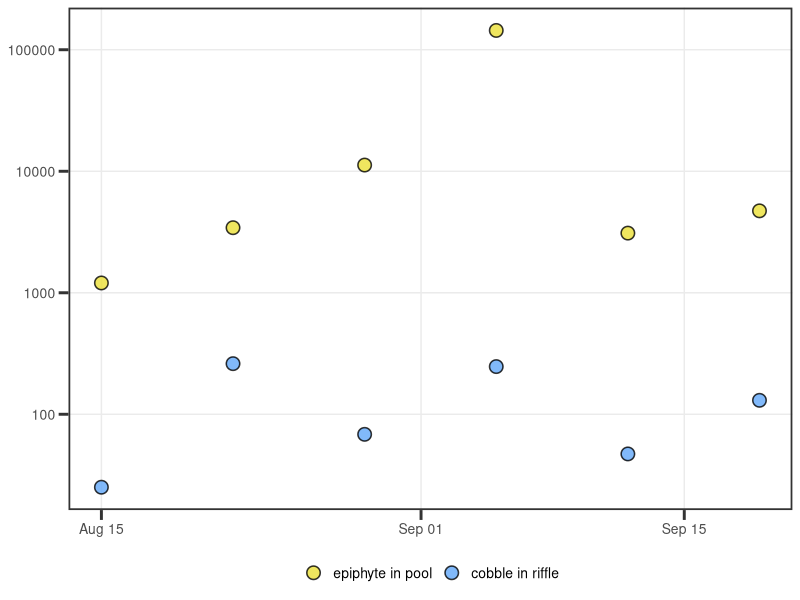
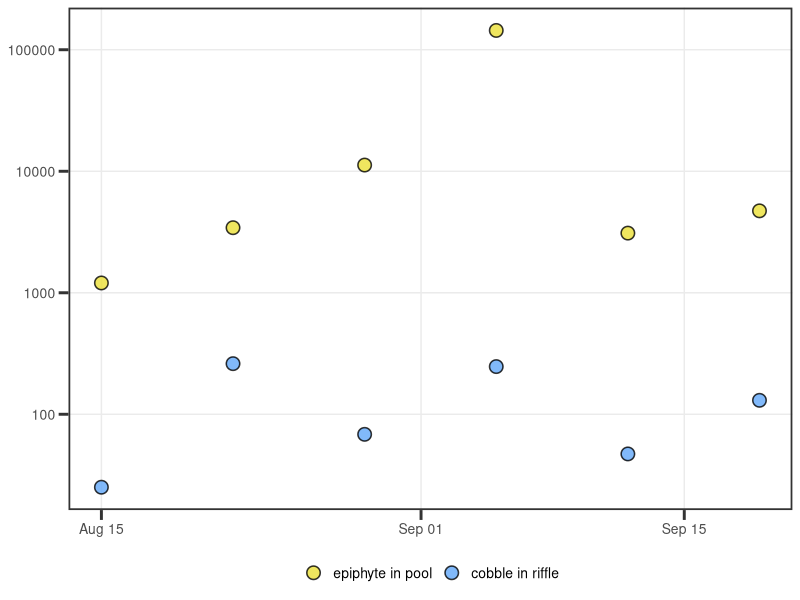

Write the R code that produced these figures, in order.
#### Supplemental figure comparing individual M. mats from riffle versus pool
### Jordan Zabrecky
## last edited: 07.29.2025

# This script creates a supplementary figure to show the difference 
# between anatoxin concentrations in individual mat samples in pools
# versus riffles using data from the California Water Board (with permission!)

#### (1) Loading libraries & data ####

# loading libraries
lapply(c("tidyverse", "lubridate", "cowplot"), 
       require, character.only = T)

# loading data
data <- read.csv("./data/field_and_lab/state_monitoring_mats.csv") %>% 
  mutate(date = mdy(date))

#### (2) Making plot ####

# set universal theme
theme_set(theme_bw() + 
            theme(legend.position = "top",
                  panel.grid.minor = element_blank(),
                  panel.border = element_rect(linewidth = 1.2), axis.ticks = element_line(linewidth = 1),
                  text = element_text(size = 10), axis.ticks.length=unit(.25, "cm"),
                  axis.text.y = element_text(size = 10), axis.text.x = element_text(size = 10),
                  legend.text = element_text(size=10)))

# no scientific notion!
options(scipen=10000)

# plot
fig <- ggplot(data = data, aes(x = date, y = ATXa_ug_L)) +
  geom_point(aes(fill = habitat), shape = 21, size = 4, alpha = 0.8, stroke = 0.8) +
  scale_y_continuous(trans='log10') +
  scale_fill_manual(NULL, 
                   labels = c("epiphyte in pool", "cobble in riffle"),
                   values = c("#ebdf38", "#62a7f8")) +
  labs(x = NULL, y = NULL) + 
  theme(legend.position = "bottom")
fig  

# pair with photo of epiphyte in pool habitat
# make sure it's not a photo we want to use with chapter 2!
ggsave("./figures/sfig_atx_epiphyte_cobble_notfinal.tiff", dpi = 600, 
       width=9, height=9, unit="cm")
